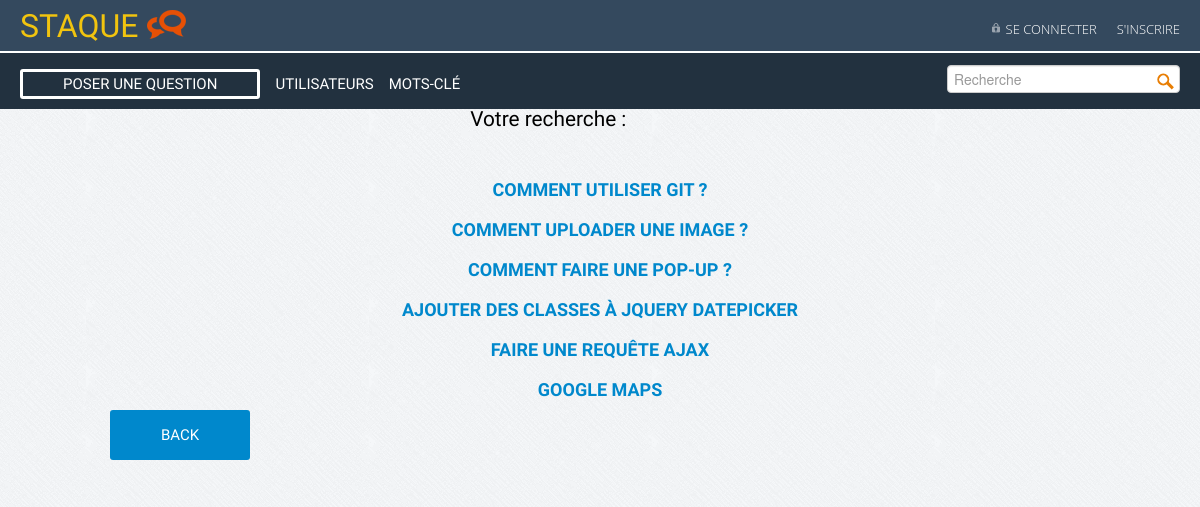
Page /recherche.php on the earlier database version.
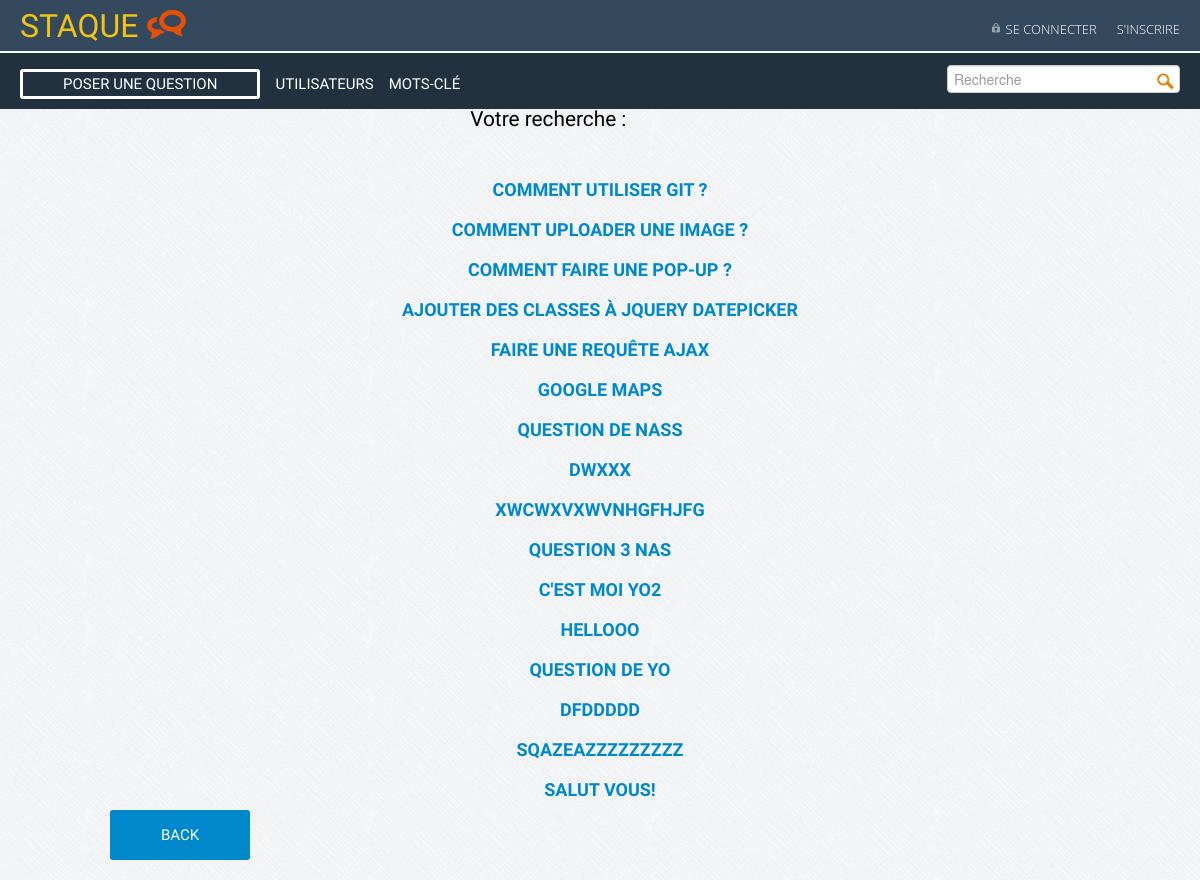
Same page on the later database version.
### tables this page shows
CREATE TABLE IF NOT EXISTS `question` (
  `id` int(11) NOT NULL AUTO_INCREMENT,
  `title` varchar(250) NOT NULL,
  `content` text NOT NULL,
  `tags` varchar(255) NOT NULL,
  `user_id` int(11) NOT NULL,
  `dateCreated` datetime NOT NULL,
  `dateModified` datetime NOT NULL,
  `vues` int(11) NOT NULL,
  `points` int(11) NOT NULL,
  PRIMARY KEY (`id`)
);

### recherche.php (the view, shortened to what this page needs)
 <?php
 	include("db.php");
	include("inc/header.php");
	include("inc/nav.php");
	$recherche="";
	echo"Votre recherche :"." ".($recherche);
	echo"<br/>";
	$sql = "SELECT title,question.id FROM question
				WHERE tags LIKE '%$recherche%'";
			$stmt = $dbh->prepare($sql);
			$stmt->execute();
			$questions_tag = $stmt->fetchAll();
?>
<section class="container">
	<?php foreach($questions_tag as $question_tag){ ?>
		<h3>
			<a href="detail_question.php?id=<?= $question_tag['id'];?>"   id="lien_question" title=""><?php echo $question_tag['title']; ?></a>
		</h3>
	<?php } ?>
	<a href="index.php" id="back">back</a>
</section>
<?php
include("inc/footer.php");
?>

Differences in the rows shown:
added question: title "QUESTION DE NASS"
added question: title "DWXXX"
added question: title "XWCWXVXWVNHGFHJFG"
added question: title "QUESTION 3 NAS"
added question: title "C'EST MOI YO2"
added question: title "HELLOOO"
added question: title "QUESTION DE YO"
added question: title "DFDDDDD"
added question: title "SQAZEAZZZZZZZZZ"
added question: title "SALUT VOUS!"
